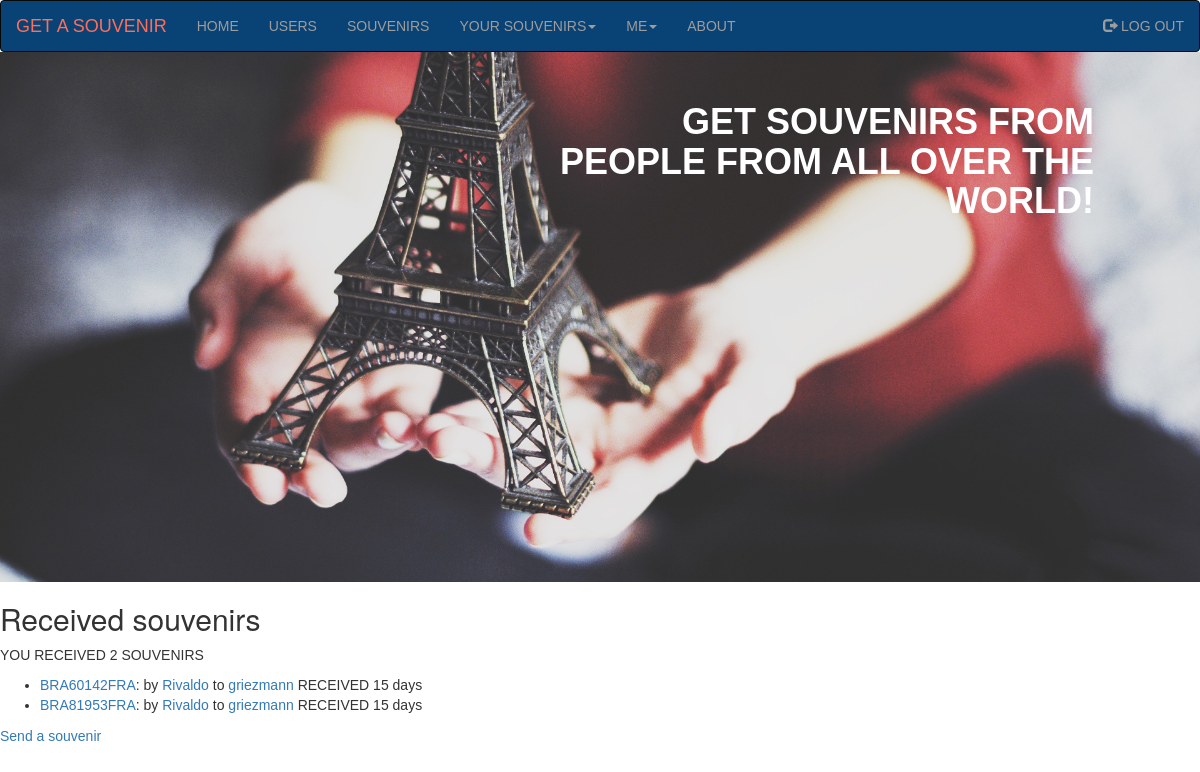
The app's page /receive_user_souvenirs/ (signed in) with its own data.
### souvenirs_app/models.py (models this page shows, shortened)
class Souvenir(models.Model):
    souvenir_id = models.AutoField(primary_key=True)
    slug = models.SlugField(max_length=30, verbose_name='URL')
    send_user = models.ForeignKey(UserInfo, on_delete=models.PROTECT, related_name='send_user')
    send_date = models.DateField(auto_now_add=True)
    receive_user = models.ForeignKey(UserInfo, on_delete=models.PROTECT, related_name='receive_user')
    receive_date = models.DateField(null=True, blank=True)
    send_user_img = models.ImageField(upload_to='send/', default='no-photo.png', null=True, blank=True)
    receive_user_img = models.ImageField(upload_to='receive/', default='no-photo.png', null=True, blank=True)
    send_user_message = models.TextField(max_length=500, null=True, blank=True)
    receive_user_message = models.TextField(max_length=500, null=True, blank=True)
    STATUS_CHOICES = [
        ('ON THE WAY', 'On the way'),
        ('RECEIVED', 'Received'),
    ]
    status = models.CharField(max_length=10, choices=STATUS_CHOICES, default='ON THE WAY')
    def get_absolute_url(self):
        return reverse('souvenirs_app:souvenir', kwargs={'souvenir_slug': self.slug})
    def on_the_way(self):
        return f'{(self.receive_date - self.send_date).days} days'
    class Meta:
        verbose_name = 'Souvenir'
        verbose_name_plural = 'Souvenirs'

class UserInfo(models.Model):
    username = models.OneToOneField(User, on_delete=models.PROTECT, primary_key=True)
    slug = models.SlugField(max_length=30, verbose_name='URL')
    avatar = models.ImageField(upload_to='avatars/', default='no-avatar.jpg', null=True, blank=True)
    sex = models.CharField(max_length=6, choices=(('MALE', 'male'), ('FEMALE', 'female')))
    date_of_birthday = models.DateField(null=True, blank=True)
    country = models.ForeignKey(Country, on_delete=models.PROTECT, related_name='userinfo', unique=False)
    city = models.CharField(max_length=30)
    address = models.TextField(max_length=200)
    about = models.TextField(max_length=500, null=True, blank=True)
    def __str__(self):
        return str(self.username)
    def get_absolute_url(self):
        return reverse('souvenirs_app:user_info', kwargs={'user_info_slug': self.slug})
    class Meta:
        verbose_name = 'User_information'
        verbose_name_plural = 'User_informations'

### souvenirs_app/views.py (the view)
# urls.py: path('receive_user_souvenirs/', views.ReceiveUserSouvenirsView.as_view(), name='receive_user_souvenirs'),
class ReceiveUserSouvenirsView(LoginRequiredMixin, SouvenirsView):
    template_name = 'souvenirs_app/receive_user_souvenirs.html'
    context_object_name = 'receive_user_souvenirs'
    def get_queryset(self):
        return Souvenir.objects.filter(receive_user__slug=slugify(self.request.user), status='RECEIVED')

### souvenirs_app/templates/souvenirs_app/receive_user_souvenirs.html
{% extends 'souvenirs_app/base.html' %}
{% block content %}
    <h2>Received souvenirs</h2>
    <p>YOU RECEIVED {{ receive_user_souvenirs.count }} SOUVENIRS</p>
    <ul>
        {% for souvenir in receive_user_souvenirs %}
             <li><a href="{{ souvenir.get_absolute_url }}">{{ souvenir.slug }}</a>:
                by
                <a href="{{ souvenir.send_user.get_absolute_url }}">{{ souvenir.send_user }}</a>
                to
                <a href="{{ souvenir.receive_user.get_absolute_url }}">{{ souvenir.receive_user }}</a>
                {{ souvenir.status }}
                {{ souvenir.on_the_way }}
        {% empty %}
            <li>No souvenirs have been received yet</li>
        {% endfor %}
    </ul>
    <a href="{% url 'souvenirs_app:create_souvenir' %}">Send a souvenir</a>
{% endblock content %}

### static/base.css (style rules this page uses)
* { margin: 0; box-sizing: border-box; font-style: normal; font-family: 'Trebuchet MS', 'Lucida Sans Unicode', 'Lucida Grande', 'Lucida Sans', Arial, sans-serif; }

### records on screen
Souvenir: slug "BRA60142FRA", send_user "Rivaldo", receive_user "griezmann", status "RECEIVED", on_the_way "15 days"
Souvenir: slug "BRA81953FRA", send_user "Rivaldo", receive_user "griezmann", status "RECEIVED", on_the_way "15 days"

### other values on screen
{{ receive_user_souvenirs.count }} "2"
